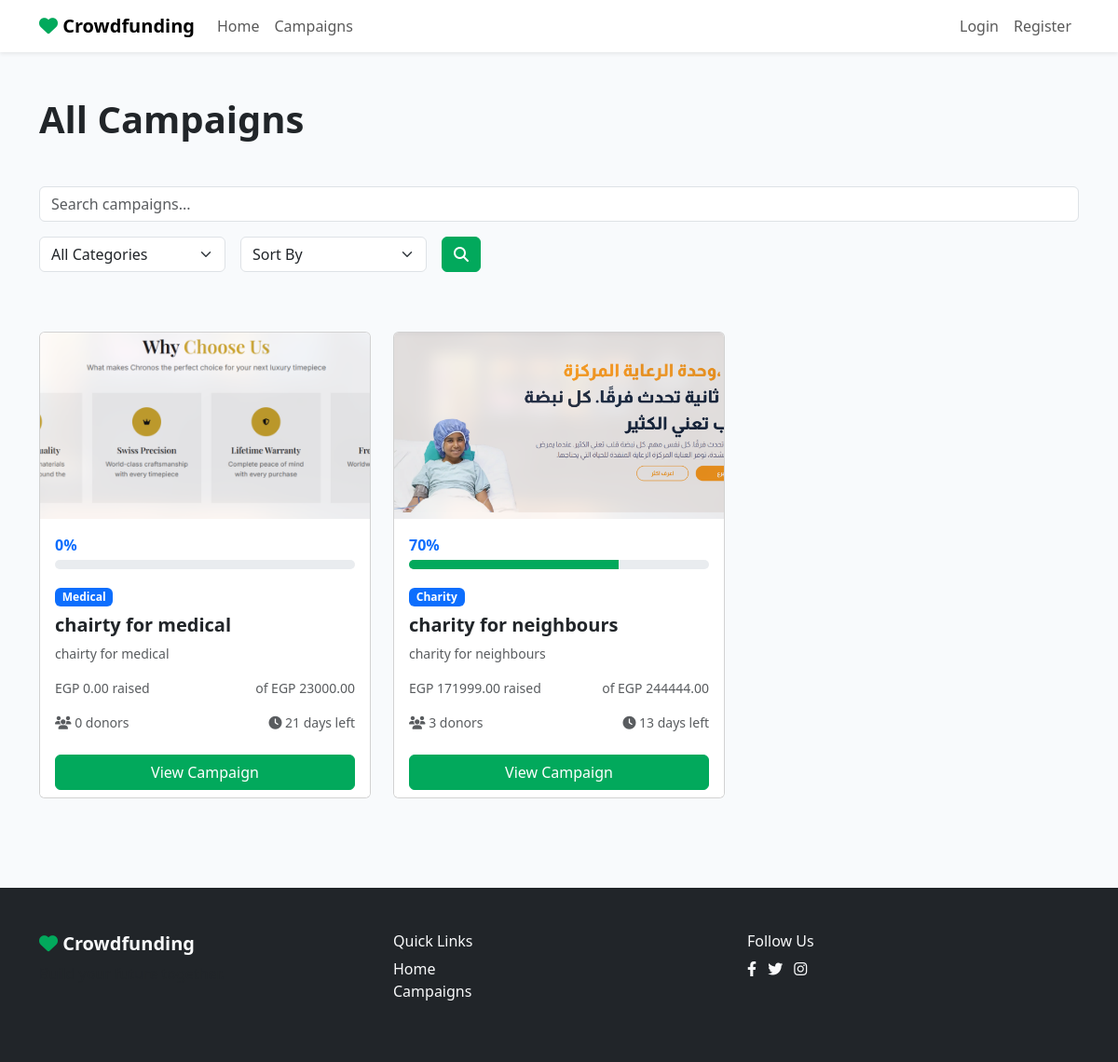
Page /campaigns/ on the earlier database version.
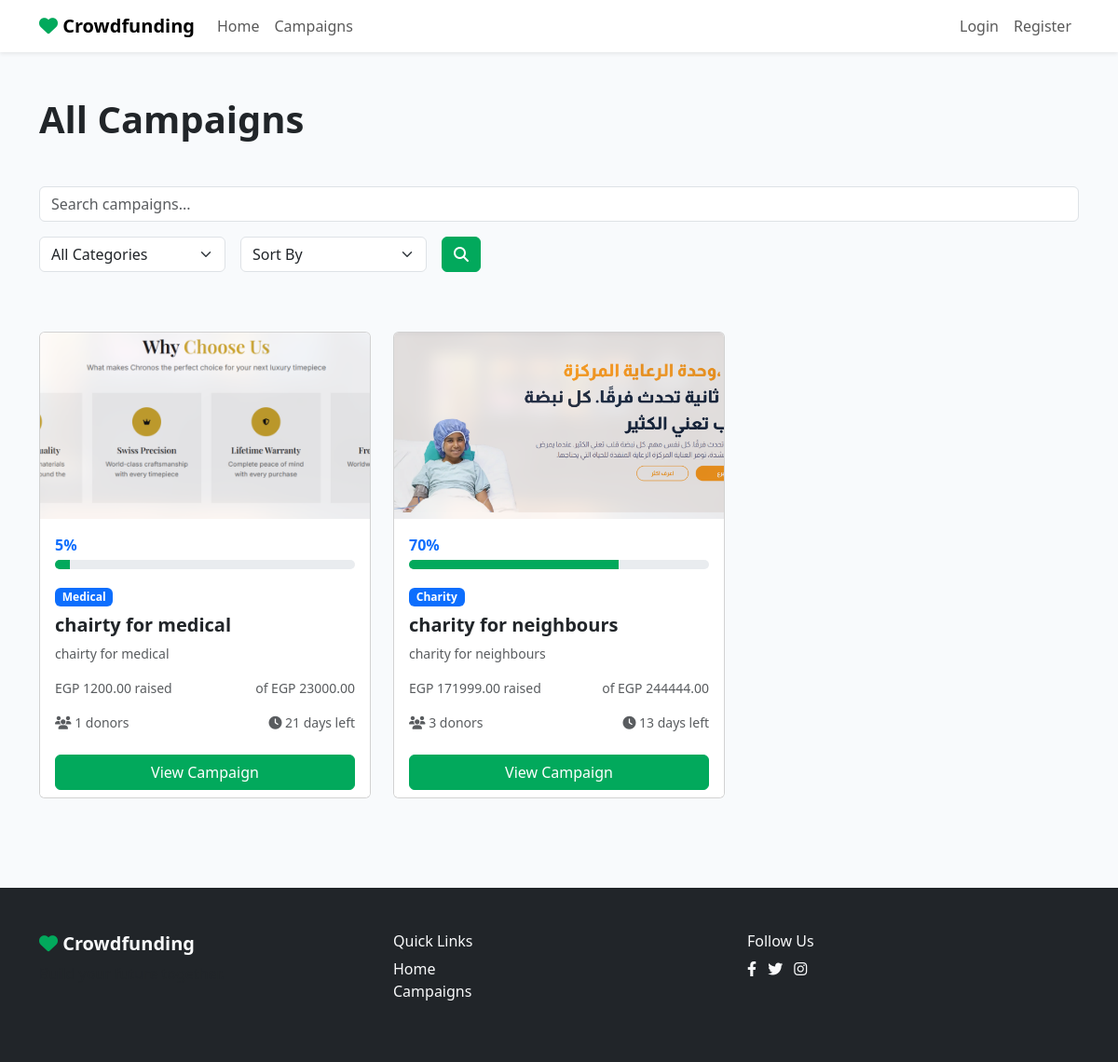
Same page on the later database version.
### projects/models.py (models this page shows, shortened)
class Campaign(models.Model):
    owner = models.ForeignKey(settings.AUTH_USER_MODEL, on_delete=models.CASCADE, related_name='campaigns')
    title = models.CharField(max_length=255)
    short_description = models.CharField(max_length=500)
    story = models.TextField()
    category = models.ForeignKey(Category, on_delete=models.CASCADE, related_name='campaigns')
    goal_amount = models.DecimalField(max_digits=12, decimal_places=2)
    raised_amount = models.DecimalField(max_digits=12, decimal_places=2, default=0.00)
    start_date = models.DateField()
    end_date = models.DateField()
    cover_image = models.ImageField(upload_to='campaign_covers/')
    is_featured = models.BooleanField(default=False)
    created_at = models.DateTimeField(auto_now_add=True)
    updated_at = models.DateTimeField(auto_now=True)
    def get_progress_percentage(self):
        if self.goal_amount == 0:
            return 0
        try:
            percentage = (float(self.raised_amount) / float(self.goal_amount)) * 100
            return round(min(100, percentage))
        except (ZeroDivisionError, TypeError):
            return 0
    def get_days_left(self):
        today = date.today()
        if today > self.end_date:
            return 0
        return (self.end_date - today).days
    def get_donor_count(self):
        return self.donations.values('donor').distinct().count()

class Category(models.Model):
    name = models.CharField(max_length=100, unique=True)
    slug = models.SlugField(max_length=100, unique=True)
    icon = models.CharField(max_length=50, blank=True, null=True)
    class Meta:
        verbose_name_plural = 'Categories'

### projects/views.py (the view)
# urls.py: path('campaigns/', views.campaign_list, name='campaign_list'),
def campaign_list(request):
    campaigns = Campaign.objects.all()
    query = request.GET.get('q')
    category_slug = request.GET.get('category')
    filter_by = request.GET.get('filter')
    if query:
        campaigns = campaigns.filter(
            Q(title__icontains=query) |
            Q(short_description__icontains=query) |
            Q(story__icontains=query)
        )
    if category_slug:
        category = get_object_or_404(Category, slug=category_slug)
        campaigns = campaigns.filter(category=category)
    if filter_by == 'newest':
        campaigns = campaigns.order_by('-created_at')
    elif filter_by == 'most_funded':
        campaigns = campaigns.annotate(total_raised=Sum('donations__amount')).order_by('-total_raised')
    elif filter_by == 'ending_soon':
        campaigns = campaigns.order_by('end_date')
    else:
        campaigns = campaigns.order_by('-created_at')  # Default sorting
    paginator = Paginator(campaigns, 9)
    page = request.GET.get('page')
    try:
        campaigns_page = paginator.page(page)
    except PageNotAnInteger:
        campaigns_page = paginator.page(1)
    except EmptyPage:
        campaigns_page = paginator.page(paginator.num_pages)
    categories = Category.objects.all()
    return render(request, 'projects/campaign_list.html', {
        'campaigns': campaigns_page,
        'categories': categories,
        'query': query,
        'category_slug': category_slug,
        'filter_by': filter_by,
    })

### projects/context_processors.py (called while the page is built)
def categories_processor(request):
    return {'all_categories': Category.objects.all()}

### templates/projects/campaign_list.html (shortened to what this page needs)
{% extends "base.html" %}
{% block content %}
<section class="py-5">
  <div class="container">
    <h1 class="fw-bold mb-5">All Campaigns</h1>
    <div class="row mb-5">
      <div class="col-md-12">
        <form method="get" class="d-flex gap-3 mb-3 flex-wrap">
          <input
            type="text"
            name="q"
            class="form-control"
            placeholder="Search campaigns..."
          />
          <select name="category" class="form-select" style="max-width: 200px">
            <option value="">All Categories</option>
          </select>
          <select name="filter" class="form-select" style="max-width: 200px">
            <option value="">Sort By</option>
          </select>
          <button type="submit" class="btn btn-primary">
            <i class="fas fa-search"></i>
          </button>
        </form>
      </div>
    </div>
{% if campaigns %}
    <div class="row g-4">
        {% for campaign in campaigns %}
            {% include "projects/_campaign_card.html" %}
        {% endfor %}
    </div>
{% else %}
    <div class="alert alert-info text-center">
        <i class="fas fa-search-plus fa-3x mb-3"></i>
        <h4>لا توجد حملات</h4>
        <p>No campaigns found matching your criteria.</p>
    </div>
{% endif %}
  </div>
</section>
{% endblock %}

### templates/projects/_campaign_card.html
<div class="col-lg-4 col-md-6">
  <div class="card campaign-card h-100">
    {% if campaign.cover_image %}
    <img
      src="{{ campaign.cover_image.url }}"
      class="card-img-top"
      alt="{{ campaign.title }}"
      style="height: 200px; object-fit: cover"
    />
    {% endif %}
    <div class="card-body">
                        <div class="d-flex justify-content-between mb-1">
                            <span class="fw-bold text-primary">{{ campaign.get_progress_percentage|floatformat:"0" }}%</span>
                        </div>
                        <div class="progress mb-3" style="height: 10px;">
                            <div class="progress-bar" role="progressbar" style="width: {{ campaign.get_progress_percentage|floatformat:"0" }}%;" aria-valuenow="{{ campaign.get_progress_percentage|floatformat:"0" }}" aria-valuemin="0" aria-valuemax="100"></div>
                        </div>
      <span class="badge bg-primary mb-2">{{ campaign.category.name }}</span>
      <h5 class="card-title fw-bold">{{ campaign.title }}</h5>
      <p class="card-text text-muted small">{{ campaign.short_description }}</p>
      <div class="d-flex justify-content-between text-muted small">
        <span>EGP {{ campaign.raised_amount }} raised</span>
        <span>of EGP {{ campaign.goal_amount }}</span>
      </div>
      <div class="d-flex justify-content-between mt-3">
        <small class="text-muted"
          ><i class="fas fa-users"></i> {{ campaign.get_donor_count }}
          donors</small
        >
        <small class="text-muted"
          ><i class="fas fa-clock"></i> {{ campaign.get_days_left }} days
          left</small
        >
      </div>
    </div>
    <div class="card-footer bg-white border-top-0">
      <a
        href="{% url 'campaign_detail' campaign.pk %}"
        class="btn btn-primary w-100"
        >View Campaign</a
      >
    </div>
  </div>
</div>

Differences in the rows shown:
changed Campaign "chairty for medical": get_progress_percentage "0" → "5"; raised_amount "0.00" → "1200.00"; get_donor_count "0" → "1"
